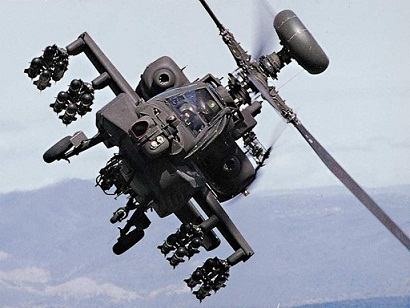
#> input picture 3.jpg, 410 x 308 px
$ python base_sift.py
#> lines starting #> are read from the running program, lines starting #| are printed output that depends on the picture
import cv2
import numpy as np

img_orign = cv2.imread('3.jpg')
#> img_orign is the input picture: shape (308, 410, 3); mean B, G, R 170.9, 158.1, 152.2
img=cv2.imread('target.jpg')
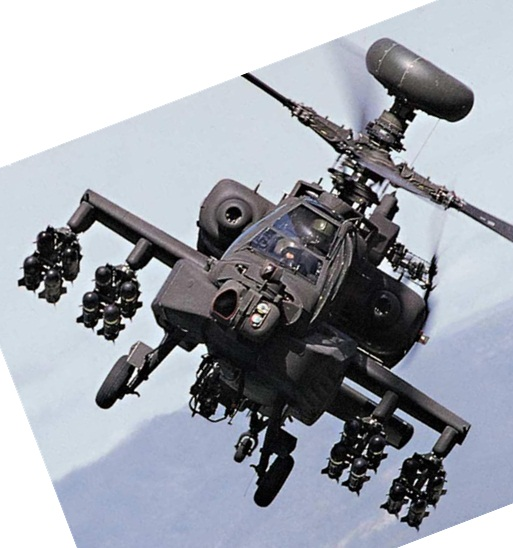
#> input picture target.jpg, 513 x 548 px
#> img is the input picture: shape (548, 513, 3); mean B, G, R 173.1, 164.6, 160.6
rows,cols = img.shape[:2]
#> rows = 548; cols = 513
gray_orign= cv2.cvtColor(img_orign,cv2.COLOR_BGR2GRAY)
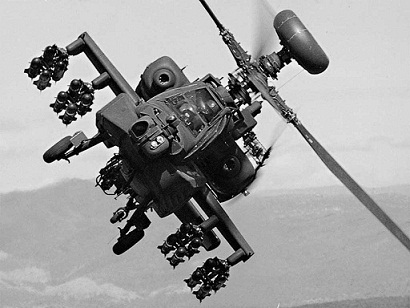
#> gray_orign: shape (308, 410); min 0, max 255, mean 157.8
gray= cv2.cvtColor(img,cv2.COLOR_BGR2GRAY)
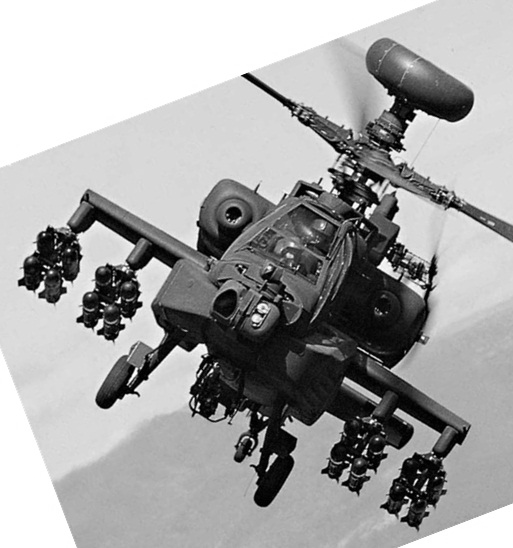
#> gray: shape (548, 513); min 0, max 255, mean 164.3
# 这个库需要将opencv版本倒回
sift=cv2.xfeatures2d.SIFT_create()

kp1, des1 = sift.detectAndCompute(gray_orign, None)
#> kp1 = 537 keypoints; strongest (x, y, size): (236, 113, 1.9), (78, 103, 1.8), (236, 100, 2.5), (249, 90, 2.4)
kp2, des2 = sift.detectAndCompute(gray, None)
#> kp2 = 1830 keypoints; strongest (x, y, size): (43, 273, 1.9), (362, 225, 3), (113, 285, 2), (101, 310, 2)

bf = cv2.BFMatcher()
matches = bf.knnMatch(des1, des2, k=2)
#> matches = 537 matches

good = []
for m, n in matches:
    if m.distance < 0.75* n.distance:
        good.append([m])
#> after the loop, good = 355 matches
img3 = cv2.drawMatchesKnn(img_orign, kp1, img, kp2, good[:20], None, flags=2)
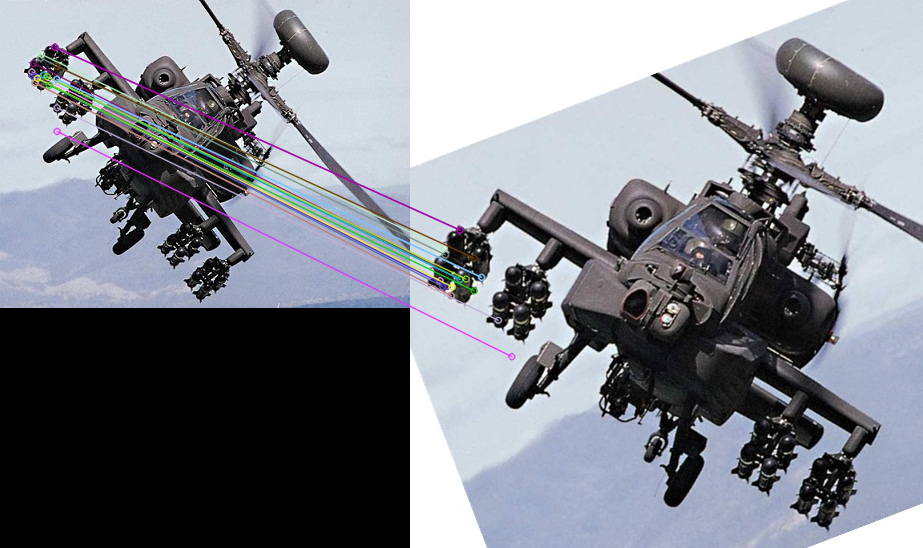
#> img3: shape (548, 923, 3); mean B, G, R 139.1, 131.2, 127.7

cv2.imshow('img',img3)
cv2.waitKey(0)
cv2.destroyAllWindows()
